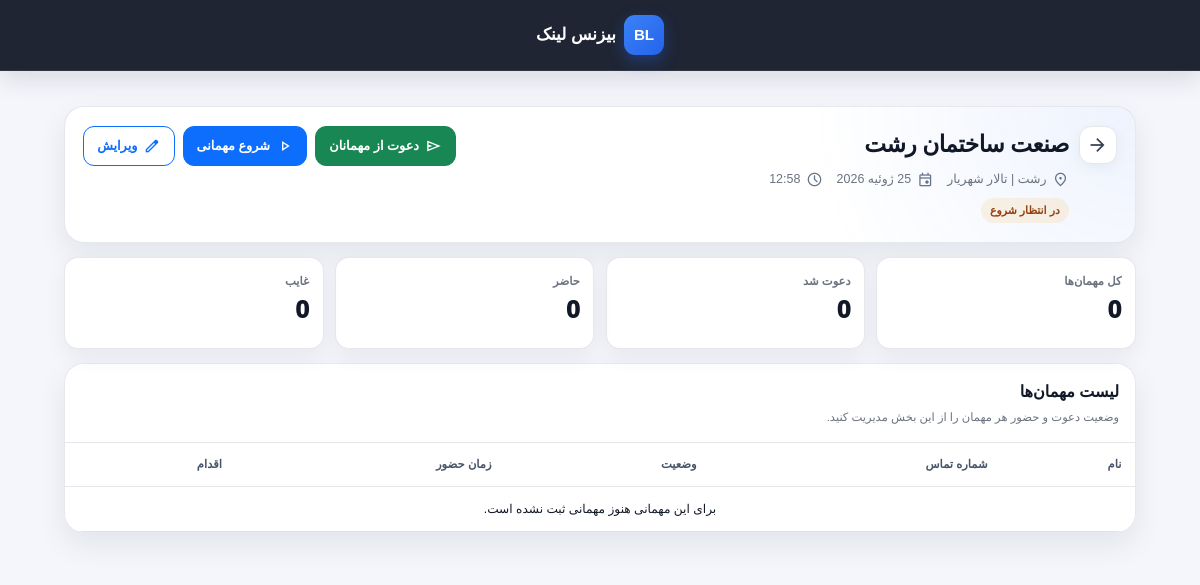
Page /events/1/ (signed in) on the earlier database version.
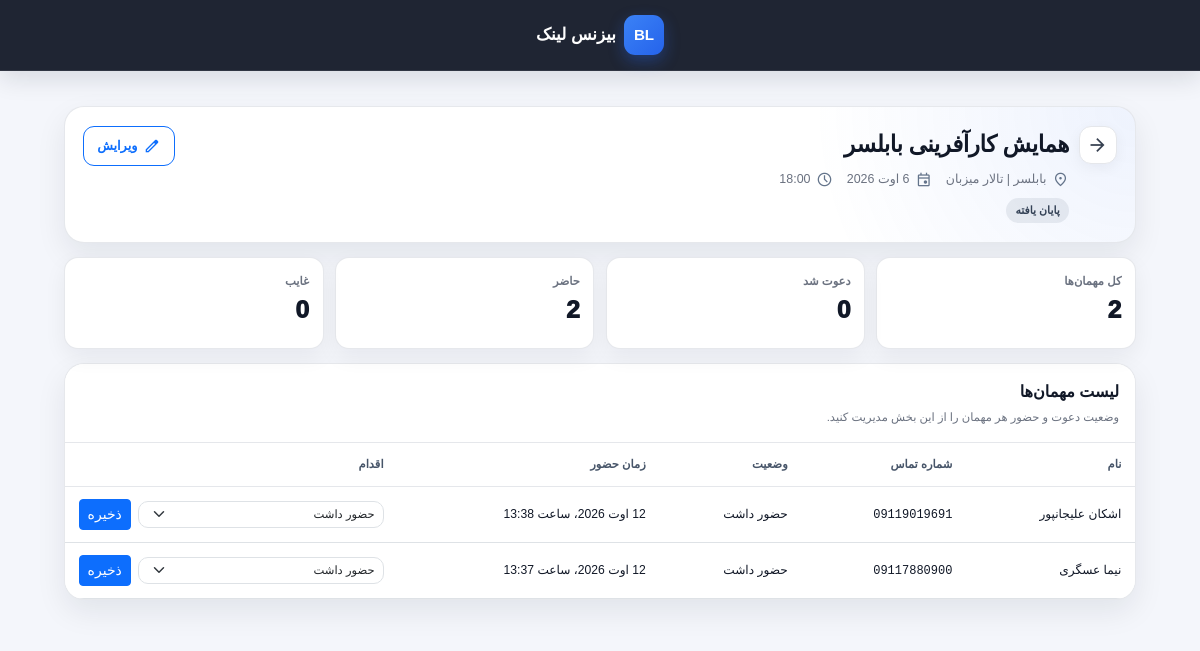
Same page on the later database version.
### core/models.py (models this page shows, shortened)
class Event(models.Model):
    STATUS_PENDING = "pending"
    STATUS_ACTIVE = "active"
    STATUS_COMPLETED = "completed"
    STATUS_CHOICES = [
        (STATUS_PENDING, "در انتظار برگزاری"),
        (STATUS_ACTIVE, "در حال برگزاری"),
        (STATUS_COMPLETED, "پایان یافته"),
    ]
    name = models.CharField(max_length=200, verbose_name="نام مهمانی")
    city = models.CharField(max_length=100, db_index=True, verbose_name="شهر")
    venue_name = models.CharField(max_length=200, verbose_name="نام مکان برگزاری")
    event_date = models.DateField(db_index=True, verbose_name="تاریخ برگزاری")
    event_time = models.TimeField(verbose_name="ساعت شروع")
    status = models.CharField(
        max_length=20,
        choices=STATUS_CHOICES,
        default=STATUS_PENDING,
        db_index=True,
        verbose_name="وضعیت مهمانی"
    )
    invitation_text = models.TextField(
        blank=True,
        default="",
        verbose_name="متن پیام دعوت"
    )
    thank_you_text = models.TextField(
        blank=True,
        default="",
        verbose_name="متن تشکر از حضور"
    )
    missed_you_text = models.TextField(
        blank=True,
        default="",
        verbose_name="متن عدم حضور"
    )
    started_at = models.DateTimeField(blank=True, null=True, verbose_name="زمان شروع واقعی")
    completed_at = models.DateTimeField(blank=True, null=True, verbose_name="زمان پایان")
    created_at = models.DateTimeField(auto_now_add=True)
    class Meta:
        verbose_name = "مهمانی"
        verbose_name_plural = "مهمانی‌ها"
        ordering = ["-event_date", "-event_time"]
    @property
    def guest_count(self):
        return self.guests.count()
    @property
    def present_count(self):
        return self.guests.filter(status=EventGuest.Status.ATTENDED).count()
    @property
    def absent_count(self):
        return self.guests.filter(status=EventGuest.Status.ABSENT).count()
    @property
    def invited_count(self):
        return self.guests.filter(status=EventGuest.Status.INVITED).count()

class EventGuest(models.Model):
    class Status(models.TextChoices):
        DRAFT = "draft", "پیش‌نویس"
        INVITED = "invited", "دعوت شد"
        ATTENDED = "attended", "حضور داشت"
        ABSENT = "absent", "غایب بود"
    event = models.ForeignKey(
        Event,
        on_delete=models.CASCADE,
        related_name="guests",
        verbose_name="مهمانی"
    )
    member = models.ForeignKey(
        Member,
        on_delete=models.CASCADE,
        related_name="event_guests",
        verbose_name="عضو دعوت‌شده"
    )
    unique_link = models.UUIDField(default=uuid.uuid4, editable=False, unique=True)
    status = models.CharField(
        max_length=20,
        choices=Status.choices,
        default=Status.DRAFT,
        db_index=True,
        verbose_name="وضعیت دعوت"
    )
    is_present = models.BooleanField(default=False, db_index=True, verbose_name="حاضر بود؟")
    check_in_time = models.DateTimeField(blank=True, null=True, verbose_name="زمان ثبت حضور")
    invite_sent_at = models.DateTimeField(blank=True, null=True, verbose_name="زمان ارسال دعوت")
    thank_you_sent_at = models.DateTimeField(blank=True, null=True, verbose_name="زمان ارسال پیام تشکر")
    missed_you_sent_at = models.DateTimeField(blank=True, null=True, verbose_name="زمان ارسال پیام عدم حضور")
    note = models.TextField(blank=True, verbose_name="یادداشت داخلی")
    created_at = models.DateTimeField(auto_now_add=True)
    updated_at = models.DateTimeField(auto_now=True)
    class Meta:
        verbose_name = "مهمان"
        verbose_name_plural = "مهمانان"
        ordering = ["-created_at"]
        constraints = [
            models.UniqueConstraint(fields=["event", "member"], name="unique_event_member")
        ]

class Member(models.Model):
    first_name = models.CharField(max_length=50, verbose_name="نام")
    last_name = models.CharField(max_length=50, verbose_name="نام خانوادگی")
    city = models.CharField(max_length=50,verbose_name="شهر",null=True,blank=True)
    phone_regex = RegexValidator(
        regex=r"^09\d{9}$",
        message="شماره تماس باید با 09 شروع شود و 11 رقم باشد."
    )
    phone_number = models.CharField(
        max_length=11,
        unique=True,
        validators=[phone_regex],
        verbose_name="شماره تماس"
    )
    job_category = models.ForeignKey(
        JobCategory,
        on_delete=models.SET_NULL,
        null=True,
        blank=True,
        related_name="members",
        verbose_name="حوزه فعالیت"
    )
    created_at = models.DateTimeField(auto_now_add=True)
    class Meta:
        verbose_name = "عضو"
        verbose_name_plural = "اعضا"
        ordering = ["-created_at"]
    @property
    def full_name(self):
        return f"{self.first_name} {self.last_name}"

### core/views.py (the view)
# urls.py: path('events/<int:pk>/', views.EventDetailView.as_view(), name='event_detail'),
class EventDetailView(LoginRequiredMixin, DetailView):
    login_url = "/admin/login/"
    model = Event
    template_name = "core/event_detail.html"
    context_object_name = "event"
    def get_context_data(self, **kwargs):
        context = super().get_context_data(**kwargs)
        context["guests"] = self.object.guests.select_related(
            "member",
            "member__job_category",
        ).order_by("member__first_name", "member__last_name")
        context["elapsed_seconds"] = get_elapsed_seconds(self.object)
        return context

### core/views.py (called while the page is built)
def get_elapsed_seconds(event):
    if event.status != Event.STATUS_ACTIVE or not event.started_at:
        return 0
    delta = timezone.now() - event.started_at
    return max(int(delta.total_seconds()), 0)

### templates/core/event_detail.html (shortened to what the changed rows need)
{% extends "core/base.html" %}
{% load jalali_tags %}
{% load tz %}
{% block content %}
    <div class="event-detail-page">
        <div class="event-detail-shell">
            <section class="event-hero-card">
                <div class="event-hero-body">
                    <div class="event-hero-top">
                        <div class="event-title-row">
                            <div class="event-title-wrap">
                                <h1 class="event-title">{{ event.name }}</h1>
                                <div class="event-meta-list">
                                    <div class="event-meta-item">
                                        <span class="material-symbols-outlined">location_on</span>
                                        <span>{{ event.city }} | {{ event.venue_name }}</span>
                                    </div>
                                    <div class="event-meta-item">
                                        <span class="material-symbols-outlined">event</span>
                                        <span>{{ event.event_date|to_jalali:'%Y/%m/%d' }}</span>
                                    </div>
                                    <div class="event-meta-item">
                                        <span class="material-symbols-outlined">schedule</span>
                                        <span dir="ltr">{{ event.event_time|time:'H:i' }}</span>
                                    </div>
                                </div>
                                {% if event.status == 'pending' %}
                                    <span class="event-status-badge event-status-pending">در انتظار شروع</span>
                                {% elif event.status == 'active' %}
                                    <span class="event-status-badge event-status-active">در حال برگزاری</span>
                                {% else %}
                                    <span class="event-status-badge event-status-completed">{{ event.get_status_display }}</span>
                                {% endif %}
                            </div>
                        </div>
                        <div class="event-actions">
                            {% if event.status == 'pending' %}
                                <form method="post" action="{% url 'send_invites' event.pk %}"
                                      class="event-action-form">
                                    <button type="submit" class="btn btn-success btn-sm event-action-btn">
                                        <span class="material-symbols-outlined" style="font-size: 18px;">send</span>
                                        دعوت از مهمانان
                                    </button>
                                </form>
                                <form method="post" action="{% url 'start_event' event.pk %}" class="event-action-form">
                                    <button type="submit" class="btn btn-primary btn-sm event-action-btn">
                                        <span class="material-symbols-outlined"
                                              style="font-size: 18px;">play_arrow</span>
                                        شروع مهمانی
                                    </button>
                                </form>
                            {% endif %}
                        </div>
                    </div>
                </div>
            </section>
            <section class="stats-grid">
                <div class="stat-card">
                    <div class="stat-label">کل مهمان‌ها</div>
                    <div class="stat-value">{{ event.guest_count }}</div>
                </div>
                <div class="stat-card">
                    <div class="stat-label">دعوت شد</div>
                    <div class="stat-value">{{ event.invited_count }}</div>
                </div>
                <div class="stat-card">
                    <div class="stat-label">حاضر</div>
                    <div class="stat-value">{{ event.present_count }}</div>
                </div>
                <div class="stat-card">
                    <div class="stat-label">غایب</div>
                    <div class="stat-value">{{ event.absent_count }}</div>
                </div>
            </section>
            <section class="guests-card">
                <div class="guests-card-header">
                    <h2 class="guests-card-title">لیست مهمان‌ها</h2>
                </div>
                <div class="table-responsive guests-table-wrap">
                    <table class="table align-middle guests-table">
                        <thead>
                        <tr>
                            <th>نام</th>
                            <th>شماره تماس</th>
                            <th>وضعیت</th>
                            <th>زمان حضور</th>
                            <th>اقدام</th>
                        </tr>
                        </thead>
                        <tbody>
                        {% for guest in guests %}
                            <tr>
                                <td>{{ guest.member.full_name }}</td>
                                <td><span class="phone-text">{{ guest.member.phone_number }}</span></td>
                                <td>{{ guest.get_status_display }}</td>
                                <td>
                                    {% if guest.check_in_time %}
                                        {{ guest.check_in_time|to_jalali:'%Y/%m/%d - H:i' }}
                                    {% else %}
                                        -
                                    {% endif %}
                                </td>
                                <td>
                                    <form method="post"
                                          action="{% url 'update_guest_status' guest.pk %}"
                                          class="table-action-form">
                                        <select name="status" class="form-select form-select-sm status-select">
                                            <option value="attended"
                                                    {% if guest.status == "attended" %}selected{% endif %}>حضور داشت
                                            </option>
                                        </select>
                                        <button type="submit" class="btn btn-sm btn-primary">ذخیره</button>
                                    </form>
                                </td>
                            </tr>
                        {% empty %}
                            <tr>
                                <td colspan="5" class="empty-state">برای این مهمانی هنوز مهمانی ثبت نشده است.</td>
                            </tr>
                        {% endfor %}
                        </tbody>
                    </table>
                </div>
            </section>
        </div>
    </div>
{% endblock %}

Differences in the rows shown:
changed Event: name "صنعت ساختمان رشت" → "همایش کارآفرینی بابلسر"; city "رشت" → "بابلسر"; venue_name "تالار شهریار" → "تالار میزبان"; event_date|to_jalali "25 ژوئیه 2026" → "6 اوت 2026"; event_time "12:58" → "18:00"; status (not shown) → "پایان یافته"; guest_count "0" → "2"; present_count "0" → "2"
added EventGuest: member.full_name "اشکان علیجانپور", member.phone_number "09119019691", status "حضور داشت", check_in_time|to_jalali "12 اوت 2026، ساعت 13:38"
added EventGuest: member.full_name "نیما عسگری", member.phone_number "09117880900", status "حضور داشت", check_in_time|to_jalali "12 اوت 2026، ساعت 13:37"
Other differences:
text no longer shown: "در انتظار شروع دعوت از مهمانان شروع مهمانی برای این مهمانی هنوز مهمانی ثبت نشده است."
